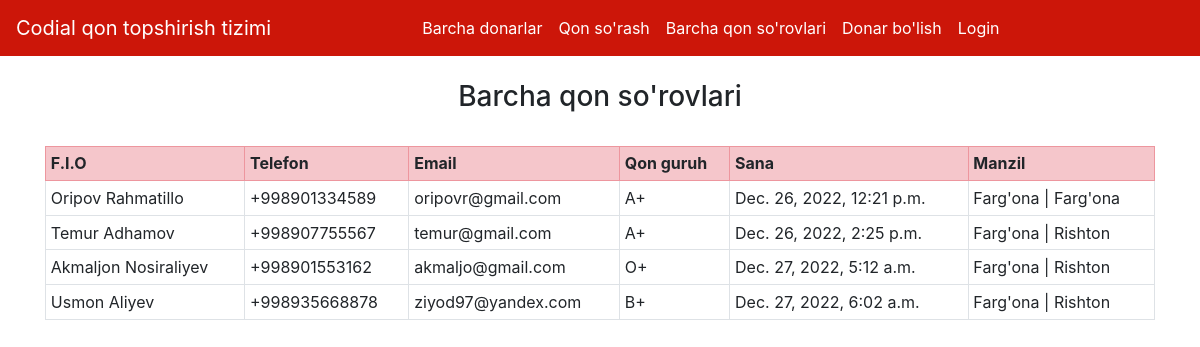
The page /oluvchilar/ on the database its author committed.
### HomeApp/models.py (models this page shows, shortened)
class QonOluvchi(models.Model):
    FIO = models.CharField(max_length=100)
    email = models.EmailField()
    tel = models.CharField(max_length=20)
    vil = models.CharField(max_length=200, blank=True)
    tuman = models.CharField(max_length=300, blank=True)
    manzil = models.CharField(max_length=500, blank=True)
    qon_guruh = models.ForeignKey(QonGuruh, on_delete=models.CASCADE)
    sana = models.DateTimeField(auto_now=True)

class QonGuruh(models.Model):
    nom = models.CharField(max_length=5)
    def __str__(self):
        return self.nom

### HomeApp/views.py (the view)
# urls.py: path('oluvchilar/', BarchaQonOluvchilarView.as_view()),
class BarchaQonOluvchilarView(View):
    def get(self, request):
        oluvchilar = QonOluvchi.objects.all()
        return render(request, "barcha_qon_oluvchilar.html", {"oluvchilar": oluvchilar})

### templates/barcha_qon_oluvchilar.html (shortened to what this page needs)
{% extends 'base.html' %}
{% block body %}
<div class="container">
{% if oluvchilar %}
<h3 class="text-center">Barcha qon so'rovlari</h3>
<br>
<table class="table table-sm table-bordered">
  <tr class="table-danger">
    <th>F.I.O</th>
    <th>Telefon</th>
    <th>Email</th>
    <th>Qon guruh</th>
    <th>Sana</th>
    <th>Manzil</th>
  </tr>
  {% for i in oluvchilar %}
    <tr>
      <td>{{i.FIO}}</td>
      <td>{{i.tel}}</td>
      <td>{{i.email}}</td>
      <td>{{i.qon_guruh}}</td>
      <td>{{i.sana}}</td>
      <td>{{i.vil}} | {{i.tuman}}</td>
    </tr>
  {% endfor %}
</table>
{% else %}
<h2>Qon so'rovchilar mavjud emas!</h2>
{% endif %}
</div>
{% endblock %}

### rows shown on the page
QonOluvchi: FIO "Oripov Rahmatillo", tel "+998901334589", email "oripovr@gmail.com", qon_guruh "A+", sana "Dec. 26, 2022, 12:21 p.m.", vil "Farg'ona", tuman "Farg'ona"
QonOluvchi: FIO "Temur Adhamov", tel "+998907755567", email "temur@gmail.com", qon_guruh "A+", sana "Dec. 26, 2022, 2:25 p.m.", vil "Farg'ona", tuman "Rishton"
QonOluvchi: FIO "Akmaljon Nosiraliyev", tel "+998901553162", email "akmaljo@gmail.com", qon_guruh "O+", sana "Dec. 27, 2022, 5:12 a.m.", vil "Farg'ona", tuman "Rishton"
QonOluvchi: FIO "Usmon Aliyev", tel "+998935668878", email "ziyod97@yandex.com", qon_guruh "B+", sana "Dec. 27, 2022, 6:02 a.m.", vil "Farg'ona", tuman "Rishton"
